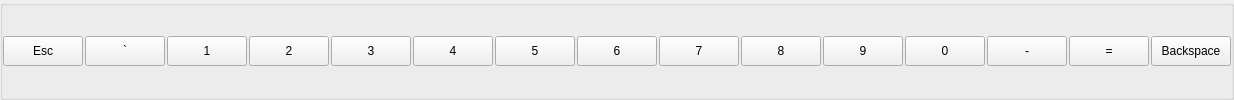
           <widget class="QGroupBox" name="groupBox_5">
            <property name="title">
             <string/>
            </property>
            <layout class="QHBoxLayout" name="horizontalLayout_2">
             <property name="spacing">
              <number>2</number>
             </property>
             <property name="leftMargin">
              <number>0</number>
             </property>
             <property name="topMargin">
              <number>0</number>
             </property>
             <property name="rightMargin">
              <number>0</number>
             </property>
             <property name="bottomMargin">
              <number>0</number>
             </property>
             <item>
              <widget class="QPushButton" name="pushButton_19">
               <property name="minimumSize">
                <size>
                 <width>30</width>
                 <height>30</height>
                </size>
               </property>
               <property name="text">
                <string>Esc</string>
               </property>
              </widget>
             </item>
             <item>
              <widget class="QPushButton" name="pushButton_20">
               <property name="minimumSize">
                <size>
                 <width>30</width>
                 <height>30</height>
                </size>
               </property>
               <property name="styleSheet">
                <string notr="true">QPushButton{
	font:  12pt &quot;MS Shell Dlg 2&quot;;
 color: qlineargradient(spread:pad, x1:0, y1:0, x2:0, y2:1, stop:0 rgba(33, 33, 33, 255), stop:1 rgba(75, 75, 75, 255));
background-color: qlineargradient(spread:pad, x1:1, y1:1, x2:1, y2:0, stop:0 rgba(62, 255, 41, 255), stop:1 rgba(5, 240, 255, 255));
border:2px solid rgb(0, 187, 255);
border-radius:5px;
}
QPushButton:hover{
color: qlineargradient(spread:pad, x1:0, y1:0, x2:1, y2:1, stop:0 rgba(63, 63, 63, 255), stop:1 rgba(33, 33, 33, 255));
 background-color: qlineargradient(spread:pad, x1:0.505636, y1:0.221, x2:0.431818, y2:1, stop:0 rgba(89, 255, 255, 255), stop:1 rgba(9, 198, 250, 200));
border:1px solid rgb(0, 187, 255);}
QPushButton:pressed{
background-color: qlineargradient(spread:pad, x1:0.767, y1:1, x2:1, y2:0, stop:0 rgba(0, 244, 255, 255), stop:1 rgba(3, 115, 255, 255));\n&quot;
}</string>
               </property>
               <property name="text">
                <string>`</string>
               </property>
              </widget>
             </item>
             <item>
              <widget class="QPushButton" name="pushButton_21">
               <property name="minimumSize">
                <size>
                 <width>30</width>
                 <height>30</height>
                </size>
               </property>
               <property name="styleSheet">
                <string notr="true">font: 12pt &quot;MS Shell Dlg 2&quot;;
</string>
               </property>
               <property name="text">
                <string>1</string>
               </property>
              </widget>
             </item>
             <item>
              <widget class="QPushButton" name="pushButton_22">
               <property name="minimumSize">
                <size>
                 <width>30</width>
                 <height>30</height>
                </size>
               </property>
               <property name="styleSheet">
                <string notr="true">font: 12pt &quot;MS Shell Dlg 2&quot;;
</string>
               </property>
               <property name="text">
                <string>2</string>
               </property>
              </widget>
             </item>
             <item>
              <widget class="QPushButton" name="pushButton_23">
               <property name="minimumSize">
                <size>
                 <width>30</width>
                 <height>30</height>
                </size>
               </property>
               <property name="styleSheet">
                <string notr="true">font: 12pt &quot;MS Shell Dlg 2&quot;;</string>
               </property>
               <property name="text">
                <string>3</string>
               </property>
              </widget>
             </item>
             <item>
              <widget class="QPushButton" name="pushButton_24">
               <property name="minimumSize">
                <size>
                 <width>30</width>
                 <height>30</height>
                </size>
               </property>
               <property name="styleSheet">
                <string notr="true">font: 12pt &quot;MS Shell Dlg 2&quot;;</string>
               </property>
               <property name="text">
                <string>4</string>
               </property>
              </widget>
             </item>
             <item>
              <widget class="QPushButton" name="pushButton_25">
               <property name="minimumSize">
                <size>
                 <width>30</width>
                 <height>30</height>
                </size>
               </property>
               <property name="styleSheet">
                <string notr="true">font: 12pt &quot;MS Shell Dlg 2&quot;;</string>
               </property>
               <property name="text">
                <string>5</string>
               </property>
              </widget>
             </item>
             <item>
              <widget class="QPushButton" name="pushButton_26">
               <property name="minimumSize">
                <size>
                 <width>30</width>
                 <height>30</height>
                </size>
               </property>
               <property name="styleSheet">
                <string notr="true">font: 12pt &quot;MS Shell Dlg 2&quot;;</string>
               </property>
               <property name="text">
                <string>6</string>
               </property>
              </widget>
             </item>
             <item>
              <widget class="QPushButton" name="pushButton_27">
               <property name="minimumSize">
                <size>
                 <width>30</width>
                 <height>30</height>
                </size>
               </property>
               <property name="styleSheet">
                <string notr="true">font: 12pt &quot;MS Shell Dlg 2&quot;;</string>
               </property>
               <property name="text">
                <string>7</string>
               </property>
              </widget>
             </item>
             <item>
              <widget class="QPushButton" name="pushButton_28">
               <property name="minimumSize">
                <size>
                 <width>30</width>
                 <height>30</height>
                </size>
               </property>
               <property name="styleSheet">
                <string notr="true">font: 12pt &quot;MS Shell Dlg 2&quot;;</string>
               </property>
               <property name="text">
                <string>8</string>
               </property>
              </widget>
             </item>
             <item>
              <widget class="QPushButton" name="pushButton_29">
               <property name="minimumSize">
                <size>
                 <width>30</width>
                 <height>30</height>
                </size>
               </property>
               <property name="styleSheet">
                <string notr="true">font: 12pt &quot;MS Shell Dlg 2&quot;;</string>
               </property>
               <property name="text">
                <string>9</string>
               </property>
              </widget>
             </item>
             <item>
              <widget class="QPushButton" name="pushButton_30">
               <property name="minimumSize">
                <size>
                 <width>30</width>
                 <height>30</height>
                </size>
               </property>
               <property name="styleSheet">
                <string notr="true">font: 12pt &quot;MS Shell Dlg 2&quot;;</string>
               </property>
               <property name="text">
                <string>0</string>
               </property>
              </widget>
             </item>
             <item>
              <widget class="QPushButton" name="pushButton_31">
               <property name="minimumSize">
                <size>
                 <width>30</width>
                 <height>30</height>
                </size>
               </property>
               <property name="styleSheet">
                <string notr="true">font: 12pt &quot;MS Shell Dlg 2&quot;;</string>
               </property>
               <property name="text">
                <string>-</string>
               </property>
              </widget>
             </item>
             <item>
              <widget class="QPushButton" name="pushButton_32">
               <property name="minimumSize">
                <size>
                 <width>30</width>
                 <height>30</height>
                </size>
               </property>
               <property name="styleSheet">
                <string notr="true">font: 12pt &quot;MS Shell Dlg 2&quot;;</string>
               </property>
               <property name="text">
                <string>=</string>
               </property>
              </widget>
             </item>
             <item>
              <widget class="QPushButton" name="pushButton_33">
               <property name="minimumSize">
                <size>
                 <width>60</width>
                 <height>30</height>
                </size>
               </property>
               <property name="text">
                <string>Backspace</string>
               </property>
              </widget>
             </item>
            </layout>
           </widget>
